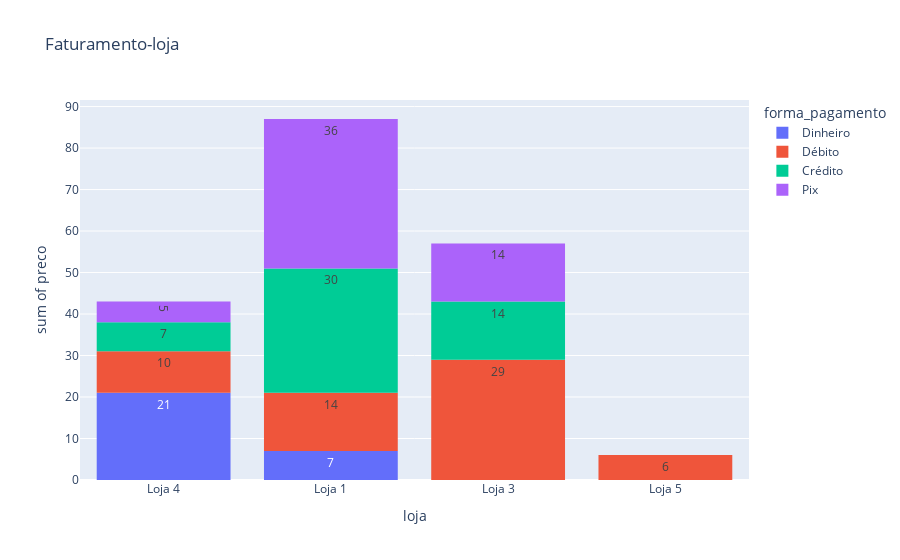
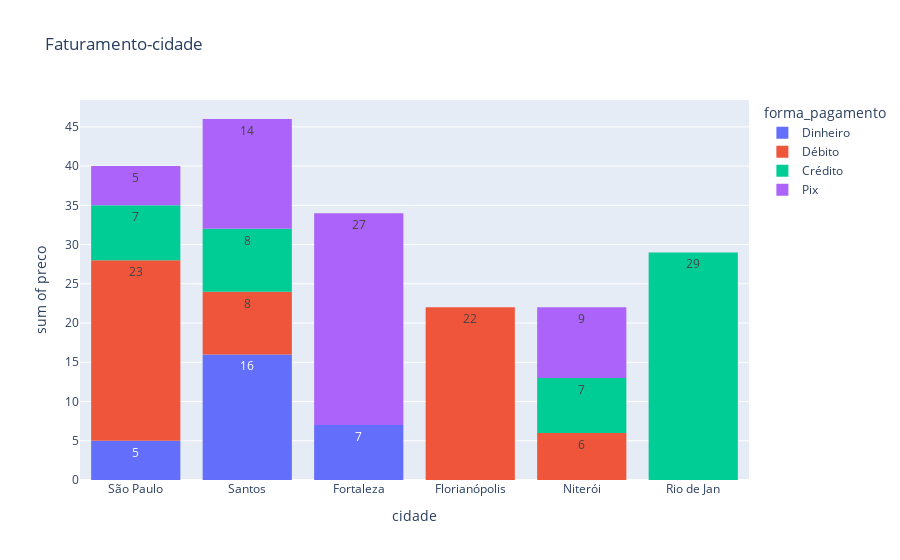
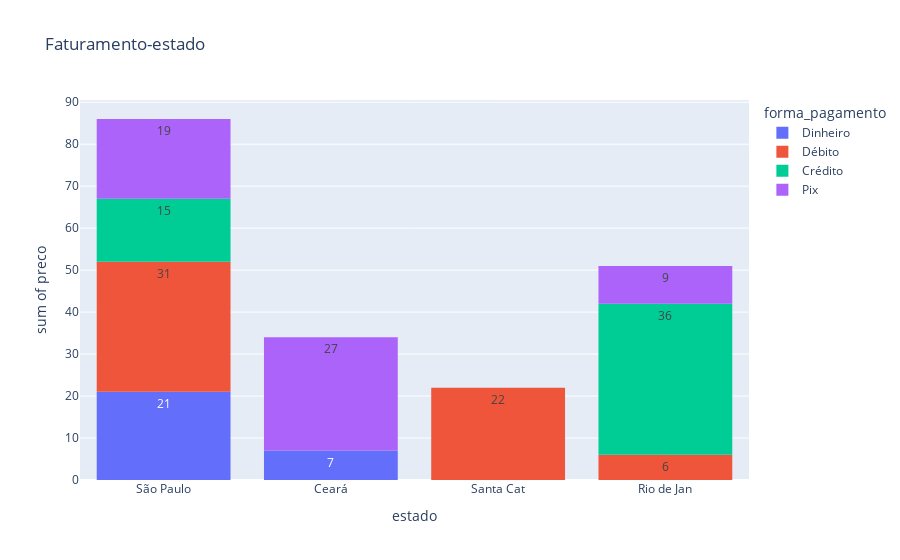
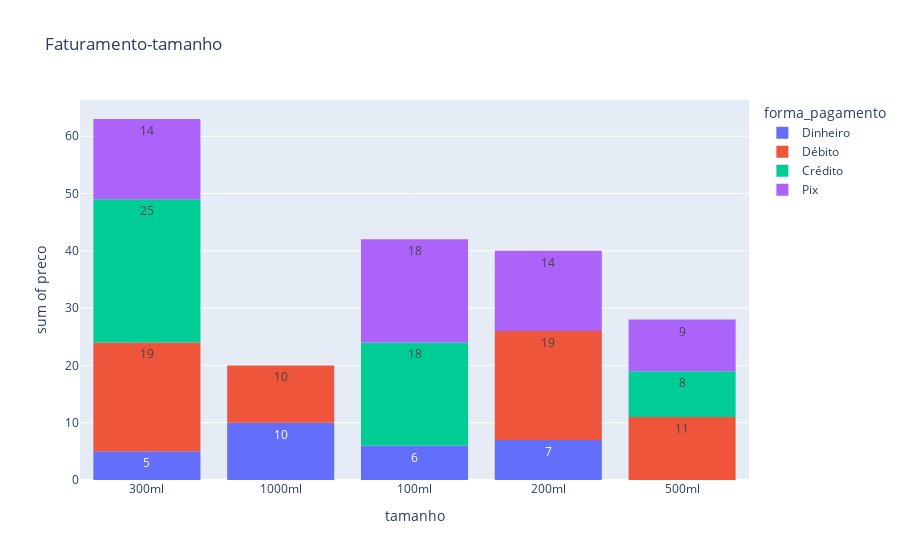

Write notebook code for charts like these, in order.
### Code cell
lista_colunas = ["loja", "cidade", "estado", "tamanho", "local_consumo"]

for coluna in lista_colunas:
    grafico = px.histogram(dados, x=coluna, y="preco", text_auto="true", title=f"Faturamento-{coluna}",color="forma_pagamento")
    grafico.show()
    grafico.write_html(f"Faturamento-{coluna}.html")

### Figure 1 — Plotly figure (JSON) as saved in the notebook; plotly's stock layout.template omitted (floating-point values rounded to 4 significant figures)
{"data": [{"alignmentgroup": "True", "bingroup": "x", "histfunc": "sum", "hovertemplate": "forma_pagamento=Dinheiro<br>loja=%{x}<br>sum of preco=%{y}<extra></extra>", "legendgroup": "Dinheiro", "marker": {"color": "#636efa", "pattern": {"shape": ""}}, "name": "Dinheiro", "offsetgroup": "Dinheiro", "orientation": "v", "showlegend": true, "texttemplate": "%{value:true}", "type": "histogram", "x": ["Loja 4", "Loja 4", "Loja 4", "Loja 1"], "xaxis": "x", "y": [5, 10, 6, 7], "yaxis": "y"}, {"alignmentgroup": "True", "bingroup": "x", "histfunc": "sum", "hovertemplate": "forma_pagamento=Débito<br>loja=%{x}<br>sum of preco=%{y}<extra></extra>", "legendgroup": "Débito", "marker": {"color": "#EF553B", "pattern": {"shape": ""}}, "name": "Débito", "offsetgroup": "Débito", "orientation": "v", "showlegend": true, "texttemplate": "%{value:true}", "type": "histogram", "x": ["Loja 3", "Loja 4", "Loja 3", "Loja 1", "Loja 5", "Loja 1", "Loja 3"], "xaxis": "x", "y": [11, 10, 11, 8, 6, 6, 7], "yaxis": "y"}, {"alignmentgroup": "True", "bingroup": "x", "histfunc": "sum", "hovertemplate": "forma_pagamento=Crédito<br>loja=%{x}<br>sum of preco=%{y}<extra></extra>", "legendgroup": "Crédito", "marker": {"color": "#00cc96", "pattern": {"shape": ""}}, "name": "Crédito", "offsetgroup": "Crédito", "orientation": "v", "showlegend": true, "texttemplate": "%{value:true}", "type": "histogram", "x": ["Loja 1", "Loja 1", "Loja 1", "Loja 3", "Loja 4", "Loja 3"], "xaxis": "x", "y": [11, 8, 11, 7, 7, 7], "yaxis": "y"}, {"alignmentgroup": "True", "bingroup": "x", "histfunc": "sum", "hovertemplate": "forma_pagamento=Pix<br>loja=%{x}<br>sum of preco=%{y}<extra></extra>", "legendgroup": "Pix", "marker": {"color": "#ab63fa", "pattern": {"shape": ""}}, "name": "Pix", "offsetgroup": "Pix", "orientation": "v", "showlegend": true, "texttemplate": "%{value:true}", "type": "histogram", "x": ["Loja 1", "Loja 3", "Loja 1", "Loja 4", "Loja 1", "Loja 3", "Loja 1"], "xaxis": "x", "y": [9, 9, 9, 5, 9, 5, 9], "yaxis": "y"}], "layout": {"barmode": "relative", "legend": {"title": {"text": "forma_pagamento"}, "tracegroupgap": 0}, "title": {"text": "Faturamento-loja"}, "xaxis": {"anchor": "y", "domain": [0, 1], "title": {"text": "loja"}}, "yaxis": {"anchor": "x", "domain": [0, 1], "title": {"text": "sum of preco"}}}}

### Figure 2 — Plotly figure (JSON) as saved in the notebook; plotly's stock layout.template omitted (floating-point values rounded to 4 significant figures)
{"data": [{"alignmentgroup": "True", "bingroup": "x", "histfunc": "sum", "hovertemplate": "forma_pagamento=Dinheiro<br>cidade=%{x}<br>sum of preco=%{y}<extra></extra>", "legendgroup": "Dinheiro", "marker": {"color": "#636efa", "pattern": {"shape": ""}}, "name": "Dinheiro", "offsetgroup": "Dinheiro", "orientation": "v", "showlegend": true, "texttemplate": "%{value:true}", "type": "histogram", "x": ["São Paulo", "Santos", "Santos", "Fortaleza"], "xaxis": "x", "y": [5, 10, 6, 7], "yaxis": "y"}, {"alignmentgroup": "True", "bingroup": "x", "histfunc": "sum", "hovertemplate": "forma_pagamento=Débito<br>cidade=%{x}<br>sum of preco=%{y}<extra></extra>", "legendgroup": "Débito", "marker": {"color": "#EF553B", "pattern": {"shape": ""}}, "name": "Débito", "offsetgroup": "Débito", "orientation": "v", "showlegend": true, "texttemplate": "%{value:true}", "type": "histogram", "x": ["Florianópolis", "São Paulo", "Florianópolis", "Santos", "São Paulo", "Niterói", "São Paulo"], "xaxis": "x", "y": [11, 10, 11, 8, 6, 6, 7], "yaxis": "y"}, {"alignmentgroup": "True", "bingroup": "x", "histfunc": "sum", "hovertemplate": "forma_pagamento=Crédito<br>cidade=%{x}<br>sum of preco=%{y}<extra></extra>", "legendgroup": "Crédito", "marker": {"color": "#00cc96", "pattern": {"shape": ""}}, "name": "Crédito", "offsetgroup": "Crédito", "orientation": "v", "showlegend": true, "texttemplate": "%{value:true}", "type": "histogram", "x": ["Rio de Jan", "Santos", "Rio de Jan", "São Paulo", "Rio de Jan", "Niterói"], "xaxis": "x", "y": [11, 8, 11, 7, 7, 7], "yaxis": "y"}, {"alignmentgroup": "True", "bingroup": "x", "histfunc": "sum", "hovertemplate": "forma_pagamento=Pix<br>cidade=%{x}<br>sum of preco=%{y}<extra></extra>", "legendgroup": "Pix", "marker": {"color": "#ab63fa", "pattern": {"shape": ""}}, "name": "Pix", "offsetgroup": "Pix", "orientation": "v", "showlegend": true, "texttemplate": "%{value:true}", "type": "histogram", "x": ["Fortaleza", "Fortaleza", "Fortaleza", "Santos", "Santos", "São Paulo", "Niterói"], "xaxis": "x", "y": [9, 9, 9, 5, 9, 5, 9], "yaxis": "y"}], "layout": {"barmode": "relative", "legend": {"title": {"text": "forma_pagamento"}, "tracegroupgap": 0}, "title": {"text": "Faturamento-cidade"}, "xaxis": {"anchor": "y", "domain": [0, 1], "title": {"text": "cidade"}}, "yaxis": {"anchor": "x", "domain": [0, 1], "title": {"text": "sum of preco"}}}}

### Figure 3 — Plotly figure (JSON) as saved in the notebook; plotly's stock layout.template omitted (floating-point values rounded to 4 significant figures)
{"data": [{"alignmentgroup": "True", "bingroup": "x", "histfunc": "sum", "hovertemplate": "forma_pagamento=Dinheiro<br>estado=%{x}<br>sum of preco=%{y}<extra></extra>", "legendgroup": "Dinheiro", "marker": {"color": "#636efa", "pattern": {"shape": ""}}, "name": "Dinheiro", "offsetgroup": "Dinheiro", "orientation": "v", "showlegend": true, "texttemplate": "%{value:true}", "type": "histogram", "x": ["São Paulo", "São Paulo", "São Paulo", "Ceará"], "xaxis": "x", "y": [5, 10, 6, 7], "yaxis": "y"}, {"alignmentgroup": "True", "bingroup": "x", "histfunc": "sum", "hovertemplate": "forma_pagamento=Débito<br>estado=%{x}<br>sum of preco=%{y}<extra></extra>", "legendgroup": "Débito", "marker": {"color": "#EF553B", "pattern": {"shape": ""}}, "name": "Débito", "offsetgroup": "Débito", "orientation": "v", "showlegend": true, "texttemplate": "%{value:true}", "type": "histogram", "x": ["Santa Cat", "São Paulo", "Santa Cat", "São Paulo", "São Paulo", "Rio de Jan", "São Paulo"], "xaxis": "x", "y": [11, 10, 11, 8, 6, 6, 7], "yaxis": "y"}, {"alignmentgroup": "True", "bingroup": "x", "histfunc": "sum", "hovertemplate": "forma_pagamento=Crédito<br>estado=%{x}<br>sum of preco=%{y}<extra></extra>", "legendgroup": "Crédito", "marker": {"color": "#00cc96", "pattern": {"shape": ""}}, "name": "Crédito", "offsetgroup": "Crédito", "orientation": "v", "showlegend": true, "texttemplate": "%{value:true}", "type": "histogram", "x": ["Rio de Jan", "São Paulo", "Rio de Jan", "São Paulo", "Rio de Jan", "Rio de Jan"], "xaxis": "x", "y": [11, 8, 11, 7, 7, 7], "yaxis": "y"}, {"alignmentgroup": "True", "bingroup": "x", "histfunc": "sum", "hovertemplate": "forma_pagamento=Pix<br>estado=%{x}<br>sum of preco=%{y}<extra></extra>", "legendgroup": "Pix", "marker": {"color": "#ab63fa", "pattern": {"shape": ""}}, "name": "Pix", "offsetgroup": "Pix", "orientation": "v", "showlegend": true, "texttemplate": "%{value:true}", "type": "histogram", "x": ["Ceará", "Ceará", "Ceará", "São Paulo", "São Paulo", "São Paulo", "Rio de Jan"], "xaxis": "x", "y": [9, 9, 9, 5, 9, 5, 9], "yaxis": "y"}], "layout": {"barmode": "relative", "legend": {"title": {"text": "forma_pagamento"}, "tracegroupgap": 0}, "title": {"text": "Faturamento-estado"}, "xaxis": {"anchor": "y", "domain": [0, 1], "title": {"text": "estado"}}, "yaxis": {"anchor": "x", "domain": [0, 1], "title": {"text": "sum of preco"}}}}

### Figure 4 — Plotly figure (JSON) as saved in the notebook; plotly's stock layout.template omitted (floating-point values rounded to 4 significant figures)
{"data": [{"alignmentgroup": "True", "bingroup": "x", "histfunc": "sum", "hovertemplate": "forma_pagamento=Dinheiro<br>tamanho=%{x}<br>sum of preco=%{y}<extra></extra>", "legendgroup": "Dinheiro", "marker": {"color": "#636efa", "pattern": {"shape": ""}}, "name": "Dinheiro", "offsetgroup": "Dinheiro", "orientation": "v", "showlegend": true, "texttemplate": "%{value:true}", "type": "histogram", "x": ["300ml", "1000ml", "100ml", "200ml"], "xaxis": "x", "y": [5, 10, 6, 7], "yaxis": "y"}, {"alignmentgroup": "True", "bingroup": "x", "histfunc": "sum", "hovertemplate": "forma_pagamento=Débito<br>tamanho=%{x}<br>sum of preco=%{y}<extra></extra>", "legendgroup": "Débito", "marker": {"color": "#EF553B", "pattern": {"shape": ""}}, "name": "Débito", "offsetgroup": "Débito", "orientation": "v", "showlegend": true, "texttemplate": "%{value:true}", "type": "histogram", "x": ["500ml", "1000ml", "300ml", "300ml", "200ml", "200ml", "200ml"], "xaxis": "x", "y": [11, 10, 11, 8, 6, 6, 7], "yaxis": "y"}, {"alignmentgroup": "True", "bingroup": "x", "histfunc": "sum", "hovertemplate": "forma_pagamento=Crédito<br>tamanho=%{x}<br>sum of preco=%{y}<extra></extra>", "legendgroup": "Crédito", "marker": {"color": "#00cc96", "pattern": {"shape": ""}}, "name": "Crédito", "offsetgroup": "Crédito", "orientation": "v", "showlegend": true, "texttemplate": "%{value:true}", "type": "histogram", "x": ["300ml", "500ml", "100ml", "300ml", "100ml", "300ml"], "xaxis": "x", "y": [11, 8, 11, 7, 7, 7], "yaxis": "y"}, {"alignmentgroup": "True", "bingroup": "x", "histfunc": "sum", "hovertemplate": "forma_pagamento=Pix<br>tamanho=%{x}<br>sum of preco=%{y}<extra></extra>", "legendgroup": "Pix", "marker": {"color": "#ab63fa", "pattern": {"shape": ""}}, "name": "Pix", "offsetgroup": "Pix", "orientation": "v", "showlegend": true, "texttemplate": "%{value:true}", "type": "histogram", "x": ["100ml", "500ml", "100ml", "200ml", "200ml", "300ml", "300ml"], "xaxis": "x", "y": [9, 9, 9, 5, 9, 5, 9], "yaxis": "y"}], "layout": {"barmode": "relative", "legend": {"title": {"text": "forma_pagamento"}, "tracegroupgap": 0}, "title": {"text": "Faturamento-tamanho"}, "xaxis": {"anchor": "y", "domain": [0, 1], "title": {"text": "tamanho"}}, "yaxis": {"anchor": "x", "domain": [0, 1], "title": {"text": "sum of preco"}}}}
